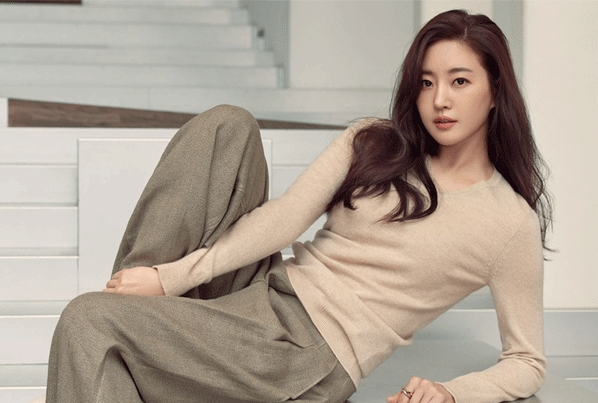
#> input picture KG_OpenCV/101/Images/person_1.png, 598 x 403 px
$ python opencv_test_7.11-3.py
#> lines starting #> are read from the running program, lines starting #| are printed output that depends on the picture
# ⭐️ 문제 3
# [HSV 채널 분리 및 출력하기]

# ✅ 조건:

# HSV 이미지에서 H, S, V 채널을 분리

# 각 채널을 회색조 이미지로 개별 출력

# ✅ 목표 함수:

# cv2.split()

# cv2.imshow()


import cv2

# ① 이미지 읽기
img = cv2.imread('Images/person_1.png')
#> img is the input picture: shape (403, 598, 3); mean B, G, R 149.6, 162.3, 175
cv2.imshow('Original', img)

# ② BGR -> HSV 변환
hsv = cv2.cvtColor(img, cv2.COLOR_BGR2HSV)
#> hsv: shape (403, 598, 3); mean H, S, V 25, 43.5, 175.2
print(hsv)
#> (printed output is left out)
# ③ 채널 분리
h, s, v = cv2.split(hsv)
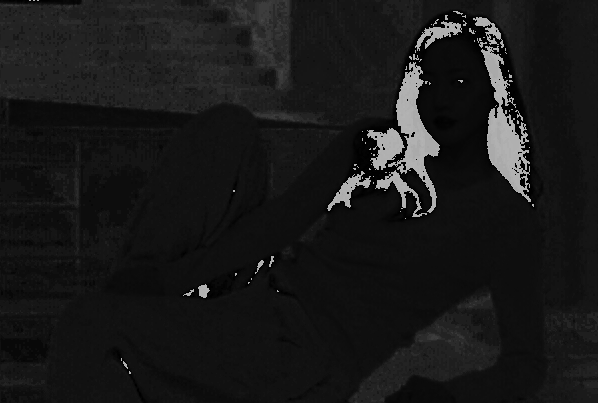
#> h: shape (403, 598); min 0, max 179, mean 25
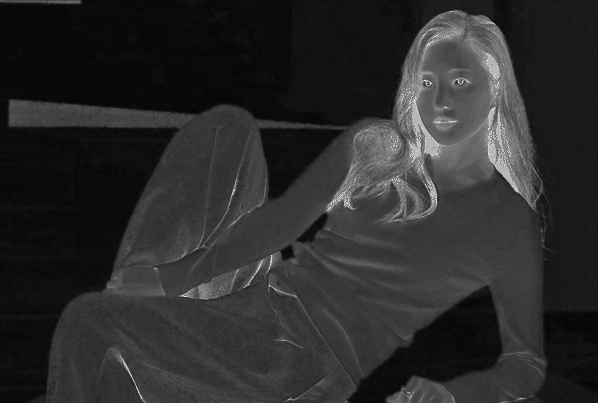
#> s: shape (403, 598); min 3, max 237, mean 43.5
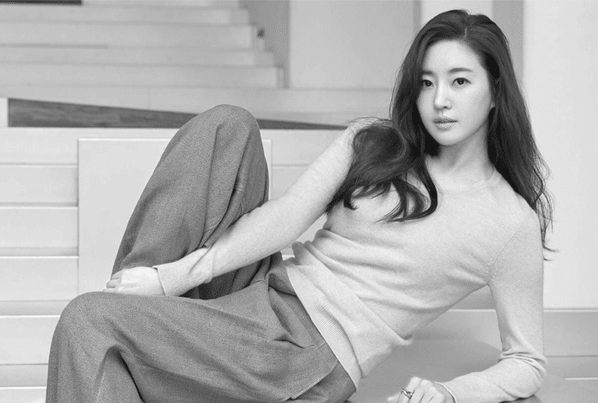
#> v: shape (403, 598); min 18, max 250, mean 175.2

# ④ 각 채널을 회색조로 출력
cv2.imshow('Hue Channel', h)
cv2.imshow('Saturation Channel', s)
cv2.imshow('Value Channel', v)

cv2.waitKey(0)
cv2.destroyAllWindows()
